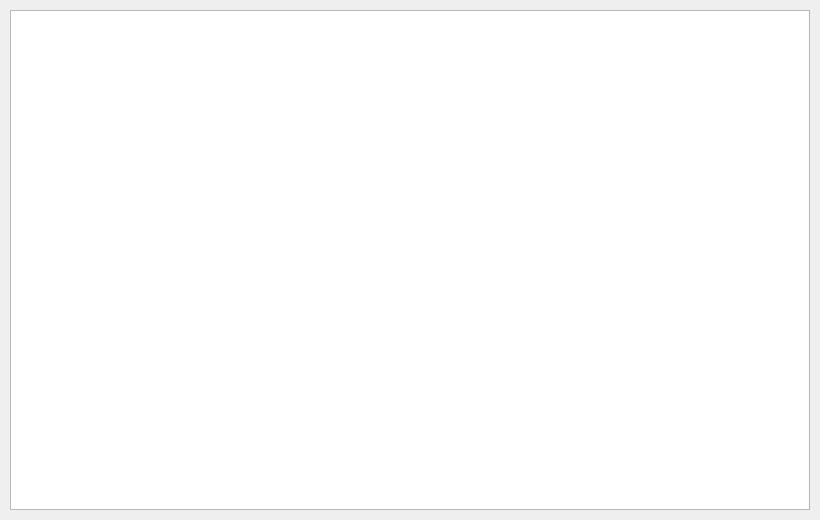
<?xml version="1.0" encoding="UTF-8"?>
<ui version="4.0">
 <class>SetSceneRectTestClass</class>
 <widget class="QMainWindow" name="SetSceneRectTestClass">
  <property name="geometry">
   <rect>
    <x>0</x>
    <y>0</y>
    <width>820</width>
    <height>520</height>
   </rect>
  </property>
  <property name="minimumSize">
   <size>
    <width>820</width>
    <height>0</height>
   </size>
  </property>
  <property name="maximumSize">
   <size>
    <width>820</width>
    <height>16777215</height>
   </size>
  </property>
  <property name="windowTitle">
   <string>SetSceneRectTest</string>
  </property>
  <widget class="QWidget" name="centralWidget">
   <widget class="QGraphicsView" name="graphicsView">
    <property name="geometry">
     <rect>
      <x>10</x>
      <y>10</y>
      <width>800</width>
      <height>500</height>
     </rect>
    </property>
   </widget>
  </widget>
 </widget>
 <layoutdefault spacing="6" margin="11"/>
 <resources>
  <include location="setscenerecttest.qrc"/>
 </resources>
 <connections/>
</ui>
